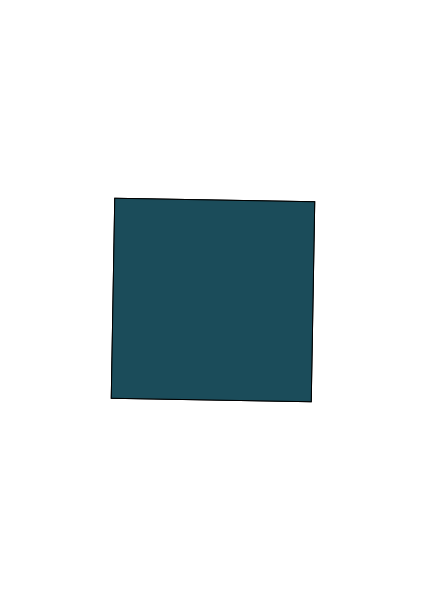
Frame 1 (no input)
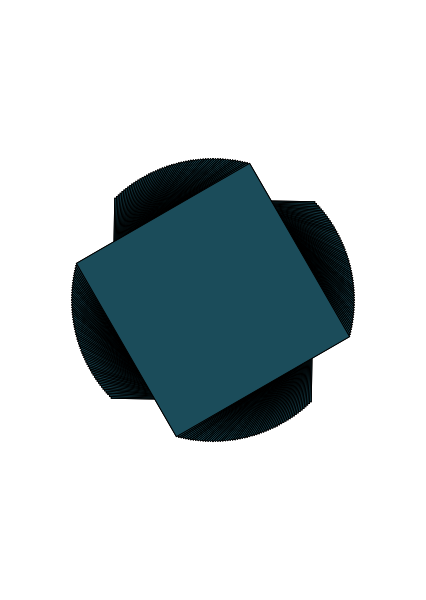
Frame 60 (no input)
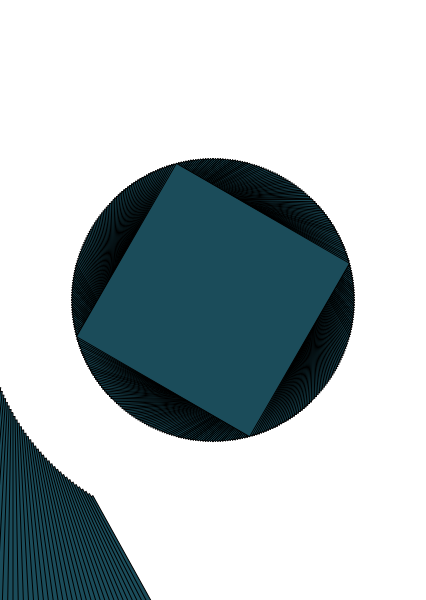
Frame 120 (the mouse pressed at the canvas centre since frame 60)

The p5.js sketch that drew these frames (run headless with seeded random() and noise() and a simulated clock; from frame 60 on, the mouse is pressed at the canvas centre):

// p5.js sketch
// ── sketch.js
var rectangles = [];

var a = 200;

function setup(){

  createCanvas(600*0.71, 600);
	rectMode(CENTER);

  // noStroke();


}

function draw() {
  fill(27, 76, 90);

  //rect(0, 0, height, height);

  // translate(width/2, height/2);
  // scale(0.5);
  // // rotate(2*PI/3);
  // rect(mouseX, mouseY, height, height);

// if the rectangle is centered, the translate should happen in the middle of the screen
	
  translate(width/2, height/2);
	
	//not according to the mouse anymore
	
	//could analyze sound in the final project -- and do the coloring according to that. 
	//also playing the instrument: nature
	
	//rotate rectangle 1
	rotate(radians(frameCount));
//   rect(mouseX, mouseY, a, a);
	rect(0, 0, a, a);
  // scale(2/3);
  
	//here I can implement a for cycle, which takes a rectangle or a series of them in an array.
	//the counter will offset the rotation, the fill and the scaling. -->  map()?
	

  rect(mouseX, mouseY, a, a);
}

function drawGrid() {
	stroke(200);
	fill(120);
	for (var x=-width; x < width; x+=40) {
		line(x, -height, x, height);
		text(x, x+1, 12);
	}
	for (var y=-height; y < height; y+=40) {
		line(-width, y, width, y);
		text(y, 1, y+12);
	}
}

function animatingRectangle() {
  this.width
}
